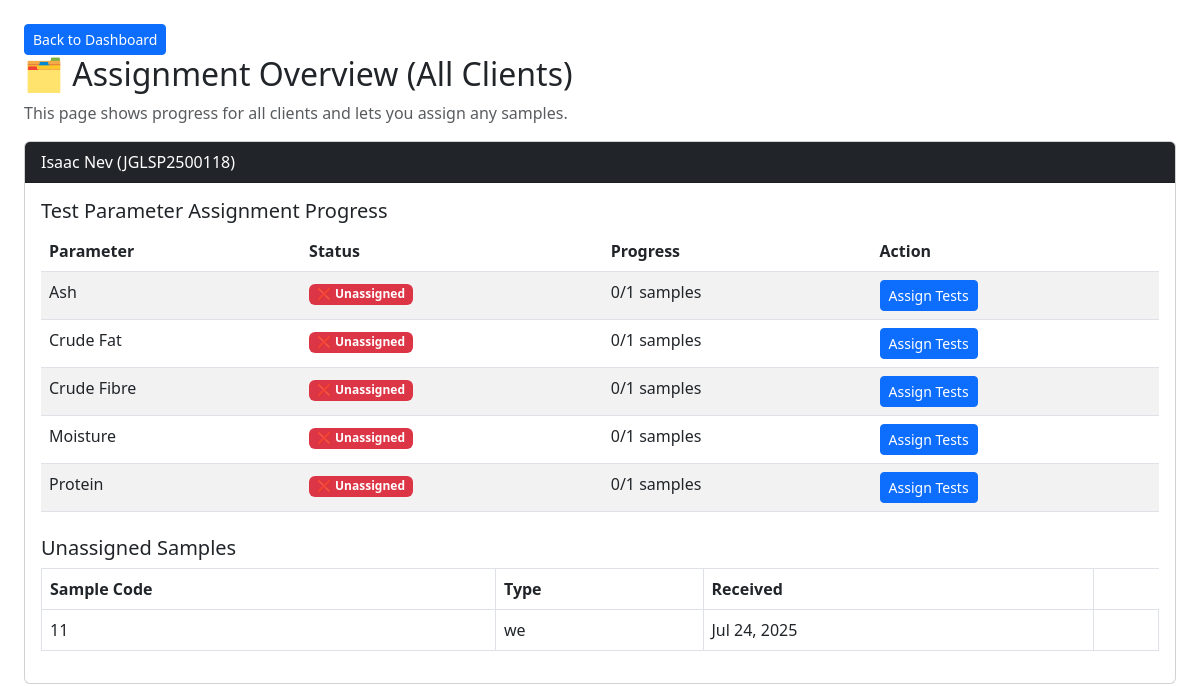
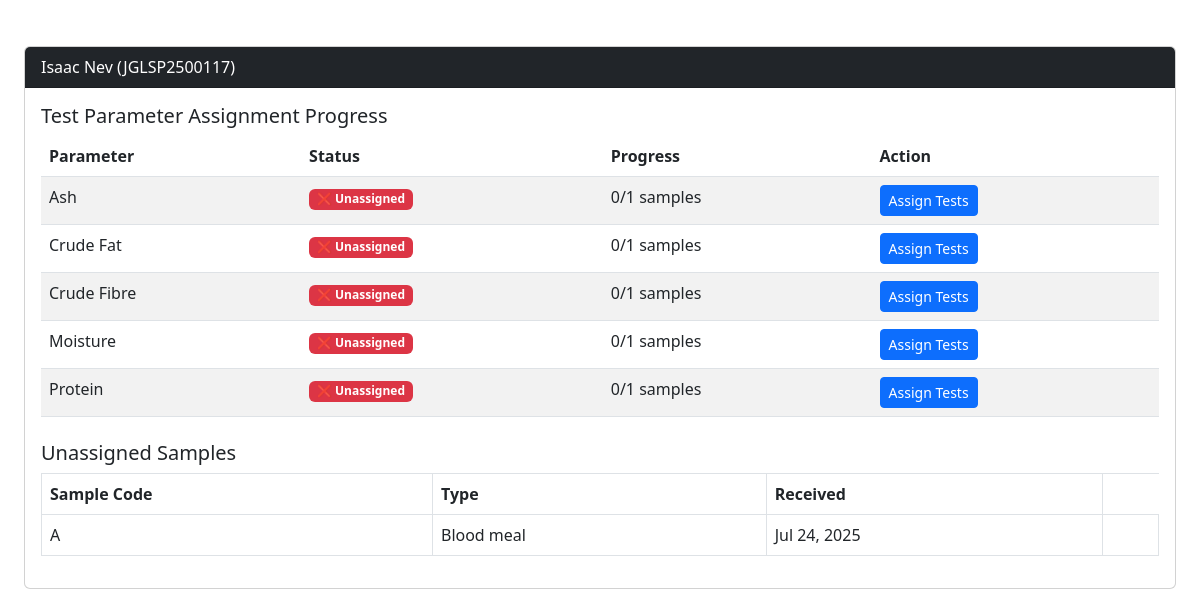
The page /manager/assign-overview/ (signed in, upper part) on the database as committed earlier (2 pictures, top to bottom).
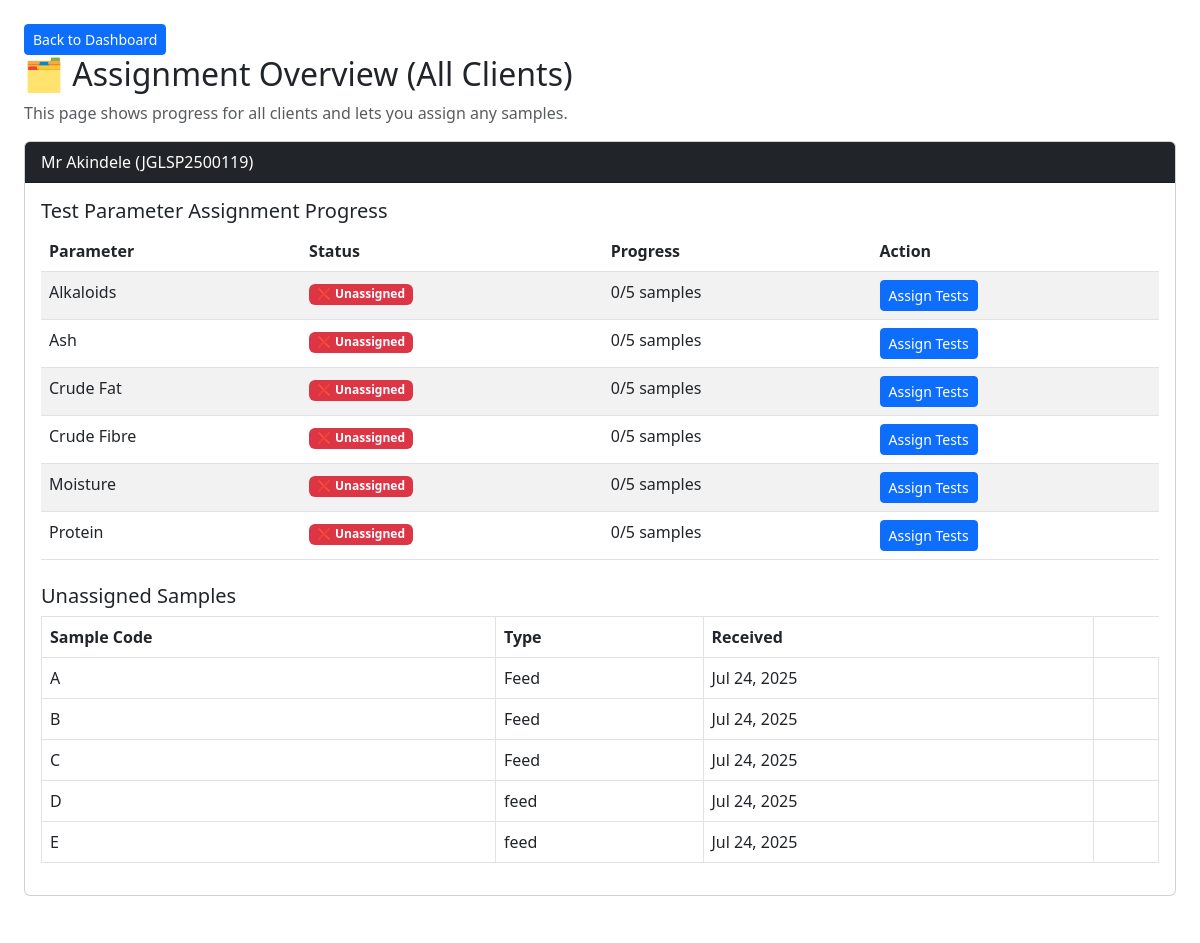
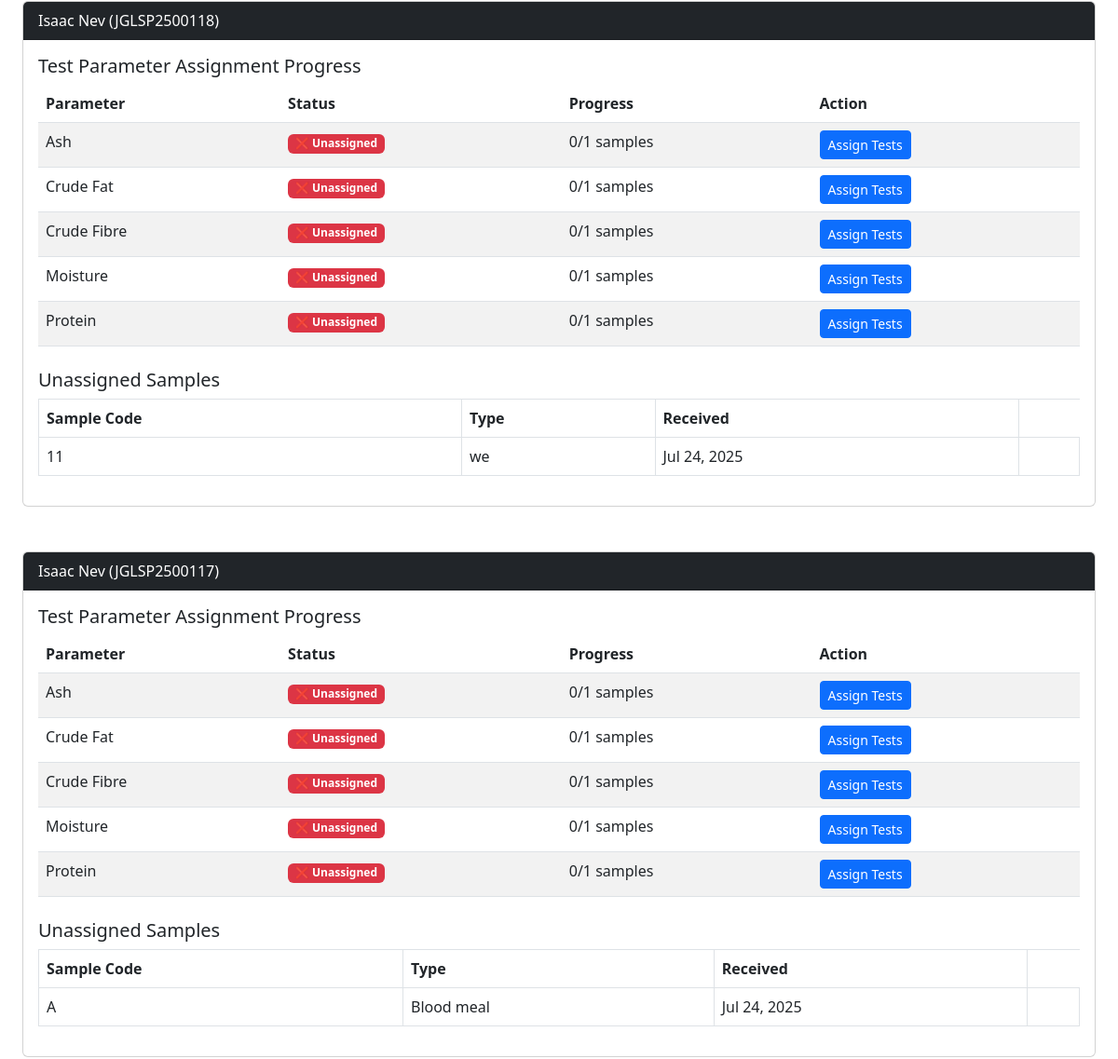
The same page on the database as committed later (2 pictures, top to bottom).
### lims/models/client.py (models this page shows, shortened)
class Client(models.Model):
    client_id = models.CharField(max_length=20, unique=True)
    name = models.CharField(max_length=100)
    organization = models.CharField(max_length=150)
    email = models.EmailField()
    phone = models.CharField(max_length=20)
    address = models.TextField()
    token = models.CharField(max_length=20, unique=True, blank=True)
    created = models.DateTimeField(auto_now_add=True)
    coa_released = models.BooleanField(default=False)
    summary_text = models.TextField(blank=True, null=True)
    summary_confirmed = models.BooleanField(default=False)
    history = HistoricalRecords()

### lims/models/parameter.py (models this page shows, shortened)
class Parameter(models.Model):
    group = models.ForeignKey(
        ParameterGroup,
        on_delete=models.CASCADE,
        help_text="The group this parameter belongs to."
    )
    default_equipment = models.ForeignKey(
        Equipment,
        null=True,
        blank=True,
        on_delete=models.SET_NULL,
        help_text="Preferred equipment for this test (if any)."
    )
    name = models.CharField(
        max_length=100,
        help_text="Name of the parameter (e.g., Moisture)."
    )
    unit = models.CharField(
        max_length=20,
        help_text="Measurement unit for this parameter (e.g., %, mg/kg)."
    )
    method = models.CharField(
        max_length=150,
        help_text="Method used for analyzing this parameter."
    )
    ref_limit = models.CharField(
        max_length=50,
        help_text="Reference limit or threshold for this parameter."
    )
    default_price = models.DecimalField(
        max_digits=8,
        decimal_places=2,
        help_text="Default price for analyzing this parameter."
    )

### lims/models/sample.py (models this page shows, shortened)
class Sample(models.Model):
    client = models.ForeignKey(Client, on_delete=models.CASCADE)
    sample_code = models.CharField(max_length=50)
    sample_type = models.CharField(max_length=100)
    weight = models.DecimalField(max_digits=6, decimal_places=2)
    temperature = models.DecimalField(max_digits=5, decimal_places=2, null=True, blank=True)
    humidity = models.DecimalField(max_digits=5, decimal_places=2, null=True, blank=True)
    status = models.CharField(max_length=20, choices=SampleStatus.choices, default=SampleStatus.RECEIVED)
    received_date = models.DateField(auto_now_add=True)
    verified_at = models.DateTimeField(null=True, blank=True)
    coa_released = models.BooleanField(default=False)
    manager_comment = models.TextField(blank=True, null=True)
    history = HistoricalRecords()

### lims/views/assign_test.py (the view)
# urls.py: path("manager/assign-overview/", assign_overview_all_clients, name="assign_overview_all_clients"),
@login_required
def assign_overview_all_clients(request):
    clients = Client.objects.all().order_by("-client_id")
    client_data = []
    for client in clients:
        samples = Sample.objects.filter(client=client).exclude(sample_type="QC")
        total_samples = samples.count()
        assigned_sample_ids = TestAssignment.objects.filter(
            sample__client=client,
            analyst__isnull=False
        ).values_list("sample_id", flat=True)
        unassigned_samples = samples.exclude(id__in=assigned_sample_ids)
        parameter_stats = (
            TestAssignment.objects
            .filter(sample__client=client, analyst__isnull=False)
            .exclude(sample__sample_type="QC")
            .values('parameter_id')
            .annotate(assigned_count=Count('sample', distinct=True))
        )
        assigned_lookup = {
            stat['parameter_id']: stat['assigned_count'] for stat in parameter_stats
        }
        parameter_ids = (
            TestAssignment.objects
            .filter(sample__client=client)
            .exclude(sample__sample_type="QC")
            .values_list('parameter', flat=True)
            .distinct()
        )
        parameters = Parameter.objects.filter(id__in=parameter_ids).order_by('name')
        for param in parameters:
            param.assigned_count = assigned_lookup.get(param.id, 0)
        control_stats = (
            TestAssignment.objects
            .filter(sample__client=client, is_control=True)
            .values('parameter')
            .annotate(control_sample_id=F('sample_id'))
        )
        control_lookup = {
            stat['parameter']: stat['control_sample_id'] for stat in control_stats
        }
        client_data.append({
            "client": client,
            "parameters": parameters,
            "assigned_lookup": assigned_lookup,
            "total_samples": total_samples,
            "unassigned_samples": unassigned_samples,
            "control_lookup": control_lookup,
        })
    return render(request, "lims/manager/assign_overview_all_clients.html", {
        "client_data": client_data
    })

### lims/templates/lims/manager/assign_overview_all_clients.html (shortened to what this page needs)
{% load static %}
<!DOCTYPE html>
<html>
<head>
  <link rel="stylesheet" href="https://cdn.jsdelivr.net/npm/bootstrap@5.3.0/dist/css/bootstrap.min.css">
</head>
<body class="p-4">
 <a href="{% url 'manager_dashboard' %}"
                       class="btn btn-sm btn-primary">
                      Back to Dashboard
                    </a>
  <h2>🗂️ Assignment Overview (All Clients)</h2>
  <p class="text-muted">This page shows progress for all clients and lets you assign any samples.</p>
  {% for entry in client_data %}
    <div class="card mb-5">
      <div class="card-header bg-dark text-white">
        {{ entry.client.name }} ({{ entry.client.client_id }})
      </div>
      <div class="card-body">
        <h5>Test Parameter Assignment Progress</h5>
        {% if entry.parameters %}
          <table class="table table-striped mb-4">
            <thead>
              <tr>
                <th>Parameter</th>
                <th>Status</th>
                <th>Progress</th>
                <th>Action</th>
              </tr>
            </thead>
            <tbody>
              {% for param in entry.parameters %}
                {% with assigned=param.assigned_count %}
                <tr>
                  <td>{{ param.name }}</td>
                  <td>
                    {% if assigned == entry.total_samples %}
                      <span class="badge bg-success">✅ Fully Assigned</span>
                    {% elif assigned > 0 %}
                      <span class="badge bg-warning text-dark">⚠️ Partial</span>
                    {% else %}
                      <span class="badge bg-danger">❌ Unassigned</span>
                    {% endif %}
                  </td>
                  <td>{{ assigned|default:0 }}/{{ entry.total_samples }} samples</td>
                  <td>
                    <a href="{% url 'assign_parameter_tests' entry.client.client_id param.id %}"
                       class="btn btn-sm btn-primary">
                      Assign Tests
                    </a>
                  </td>
                </tr>
                {% endwith %}
              {% endfor %}
            </tbody>
          </table>
        {% else %}
          <div class="alert alert-secondary">No parameters found for this client.</div>
        {% endif %}
        <h5>Unassigned Samples</h5>
        {% if entry.unassigned_samples %}
          <table class="table table-bordered">
            <thead>
              <tr>
                <th>Sample Code</th>
                <th>Type</th>
                <th>Received</th>
              </tr>
            </thead>
            <tbody>
              {% for s in entry.unassigned_samples %}
                <tr>
                  <td>{{ s.sample_code }}</td>
                  <td>{{ s.sample_type }}</td>
                  <td>{{ s.received_date|date:"M d, Y" }}</td>
                  <td>
                  </td>
                </tr>
              {% endfor %}
            </tbody>
          </table>
        {% else %}
          <div class="alert alert-success">🎉 All samples assigned for this client.</div>
        {% endif %}
      </div>
    </div>
  {% endfor %}
</body>
</html>

Rows that differ between the two databases and show on the page:
added Client: client.name "Mr Akindele", client.client_id "JGLSP2500119", Parameter (name "Ash", assigned_count "0", total_samples "5"), Parameter (name "Crude Fat", assigned_count "0", total_samples "5"), Parameter (name "Crude Fibre", assigned_count "0", total_samples "5"), Parameter (name "Moisture", assigned_count "0", total_samples "5"), Parameter (name "Protein", assigned_count "0", total_samples "5")
now on this page (row unchanged): Parameter: name "Alkaloids", assigned_count "0", total_samples "5", shown under "Mr Akindele"
added Sample: sample_code "A", sample_type "Feed", received_date "Jul 24, 2025", shown under "Mr Akindele"
added Sample: sample_code "B", sample_type "Feed", received_date "Jul 24, 2025", shown under "Mr Akindele"
added Sample: sample_code "C", sample_type "Feed", received_date "Jul 24, 2025", shown under "Mr Akindele"
added Sample: sample_code "D", sample_type "feed", received_date "Jul 24, 2025", shown under "Mr Akindele"
added Sample: sample_code "E", sample_type "feed", received_date "Jul 24, 2025", shown under "Mr Akindele"
